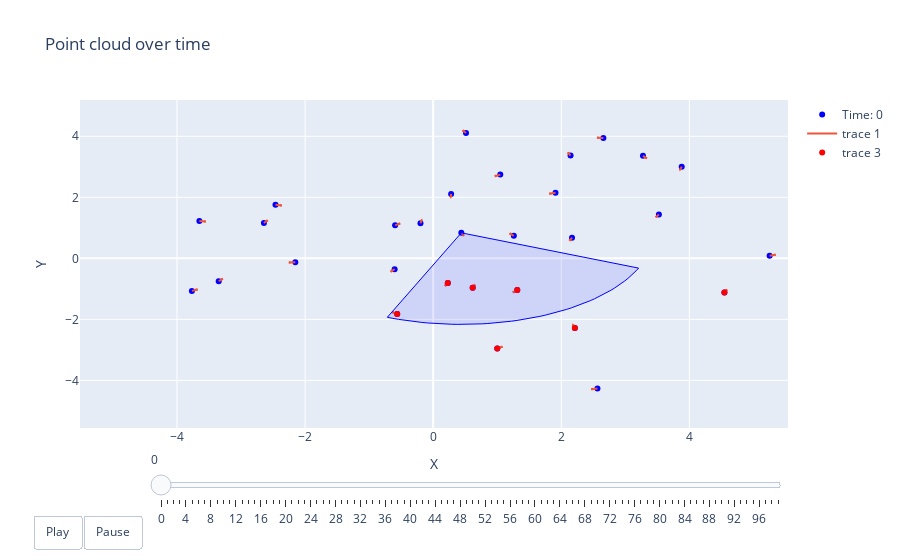

Notebook code cell kept with this figure:
### Code cell
time_range = range(ps.shape[0])  # Rango de tiempo a animar
ids = True  # Si quieres mostrar las IDs
robotVision = 0  # Indice del robot para mostrar el arco de visión
x_axis_range = [np.min(ps[:,:,0]), np.max(ps[:,:,0])]  # Reemplaza con los límites deseados
y_axis_range = [np.min(ps[:,:,1]), np.max(ps[:,:,1])]
# Crear la figura
fig = go.Figure()

# Añadir frames
frames = []
for time in time_range:
    instante = ps[time]
    x = instante[:, 0]
    y = instante[:, 1]
    angle = instante[:, 2]

    # Scatter plot para puntos
    scatter = go.Scatter(x=x, y=y, mode='markers', marker=dict(color='blue'), name=f"Time: {time}")

    # Quiver plot para vectores
    quiver = ff.create_quiver(x, y, np.cos(angle), np.sin(angle))

    # Anotaciones para las IDs de los puntos
    annotations = []
    vision_arc = None
    if robotVision is not None:
        vision_radius = 3
        field_of_view = np.pi / 2
        xrobot = x[robotVision]
        yrobot = y[robotVision]
        orientation = angle[robotVision]

        arc_points = [[xrobot, yrobot]]
        num_points = 50
        for i in range(num_points + 1):
            angulos = orientation + field_of_view / 2 - (i / num_points) * field_of_view
            arc_points.append([xrobot + vision_radius * np.cos(angulos), yrobot + vision_radius * np.sin(angulos)])
        arc_points.append([xrobot, yrobot])
        arc_points = np.array(arc_points)

        vision_arc = go.Scatter(x=arc_points[:, 0], y=arc_points[:, 1], mode='lines', line=dict(color='blue', width=1),
                                fill='toself', fillcolor='rgba(0,0,255,0.1)', showlegend=False)

    # Crear el frame y añadirlo a la lista de frames
    frame_data = [scatter] + list(quiver.data)
    if vision_arc:
        frame_data.append(vision_arc)
    robots=fu.calcula_robots_en_campo_vision(time,robotVision)
    scatter2 = go.Scatter(x=x[robots], y=y[robots], mode='markers', marker=dict(color='red'))
    frame_data.append(scatter2)
    frames.append(go.Frame(data=frame_data, name=str(time), layout=dict(annotations=annotations)))

# Configurar la animación
fig.update(frames=frames)

initial_frame = frames[0]
fig.add_traces(initial_frame.data)
fig.update_layout(
    title='Point cloud over time',
    xaxis_title='X',
    yaxis_title='Y',
    hovermode='closest',
    showlegend=True,
    xaxis=dict(range=x_axis_range),  # Establecer límites del eje x
    yaxis=dict(range=y_axis_range),  # Establecer límites del eje y
    updatemenus=[{
        "buttons": [
            {
                "args": [None, {"frame": {"duration": 1000, "redraw": True}, "fromcurrent": True}],
                "label": "Play",
                "method": "animate"
            },
            {
                "args": [[None], {"frame": {"duration": 0, "redraw": True}, "mode": "immediate", "transition": {"duration": 0}}],
                "label": "Pause",
                "method": "animate"
            }
        ],
        "direction": "left",
        "pad": {"r": 10, "t": 87},
        "showactive": False,
        "type": "buttons",
        "x": 0.1,
        "xanchor": "right",
        "y": 0,
        "yanchor": "top"
    }]
)

fig.update_layout(sliders=[{
    "steps": [
        {
            "args": [[f.name], {"frame": {"duration": 0, "redraw": True}, "mode": "immediate", "transition": {"duration": 0}}],
            "label": f.name,
            "method": "animate"
        } for f in frames
    ],
    "transition": {"duration": 0},
    "x": 0.1,
    "len": 0.9
}])

# Mostrar la figura
fig.show()

### Figure 1 — Plotly figure (JSON) as saved in the notebook; plotly's stock layout.template omitted (floating-point values rounded to 4 significant figures; data arrays with more than 128 entries replaced by an {"elided": "..."} marker saying what was removed)
{"data": [{"marker": {"color": "blue"}, "mode": "markers", "name": "Time: 0", "type": "scatter", "x": [0.4393, 1.048, 0.5128, 0.2799, -0.5946, 1.313, -0.5617, 2.565, 4.548, -2.153, 2.145, 0.2281, 0.6169, 3.881, -3.349, -3.651, -3.767, 2.658, 2.213, 3.276, 5.253, 1.91, -0.1985, 2.168, -2.462, 1.259, -2.643, 3.524, 1.001, -0.6019], "y": [0.8356, 2.745, 4.105, 2.111, 1.081, -1.041, -1.822, -4.265, -1.119, -0.1294, 3.371, -0.8073, -0.9639, 3.006, -0.7504, 1.222, -1.067, 3.942, -2.28, 3.359, 0.08684, 2.146, 1.15, 0.6761, 1.757, 0.7382, 1.16, 1.438, -2.953, -0.3543]}, {"mode": "lines", "type": "scatter", "x": {"elided": "210 float values"}, "y": {"elided": "210 float values"}}, {"fill": "toself", "fillcolor": "rgba(0,0,255,0.1)", "line": {"color": "blue", "width": 1}, "mode": "lines", "showlegend": false, "type": "scatter", "x": [0.4393, 3.208, 3.17, 3.13, 3.087, 3.041, 2.993, 2.942, 2.889, 2.833, 2.775, 2.715, 2.653, 2.588, 2.521, 2.452, 2.381, 2.309, 2.234, 2.158, 2.079, 2.0, 1.918, 1.836, 1.752, 1.666, 1.58, 1.492, 1.403, 1.313, 1.223, 1.132, 1.04, 0.9469, 0.8538, 0.7602, 0.6664, 0.5723, 0.4781, 0.3839, 0.2897, 0.1956, 0.1018, 0.008374, -0.08467, -0.1772, -0.2691, -0.3603, -0.4508, -0.5403, -0.6289, -0.7164, 0.4393], "y": [0.8356, -0.3201, -0.4065, -0.4917, -0.5755, -0.658, -0.739, -0.8184, -0.8962, -0.9723, -1.047, -1.119, -1.19, -1.258, -1.325, -1.389, -1.451, -1.511, -1.568, -1.624, -1.676, -1.727, -1.774, -1.82, -1.862, -1.902, -1.939, -1.974, -2.005, -2.034, -2.06, -2.083, -2.104, -2.121, -2.136, -2.147, -2.156, -2.161, -2.164, -2.164, -2.161, -2.154, -2.145, -2.133, -2.118, -2.1, -2.08, -2.056, -2.029, -2.0, -1.968, -1.933, 0.8356]}, {"marker": {"color": "red"}, "mode": "markers", "type": "scatter", "x": [1.313, -0.5617, 4.548, 0.2281, 0.6169, 2.213, 1.001], "y": [-1.041, -1.822, -1.119, -0.8073, -0.9639, -2.28, -2.953]}], "layout": {"hovermode": "closest", "showlegend": true, "sliders": [{"len": 0.9, "steps": [{"args": [["0"], {"frame": {"duration": 0, "redraw": true}, "mode": "immediate", "transition": {"duration": 0}}], "label": "0", "method": "animate"}, {"args": [["1"], {"frame": {"duration": 0, "redraw": true}, "mode": "immediate", "transition": {"duration": 0}}], "label": "1", "method": "animate"}, {"args": [["2"], {"frame": {"duration": 0, "redraw": true}, "mode": "immediate", "transition": {"duration": 0}}], "label": "2", "method": "animate"}, {"args": [["3"], {"frame": {"duration": 0, "redraw": true}, "mode": "immediate", "transition": {"duration": 0}}], "label": "3", "method": "animate"}, {"args": [["4"], {"frame": {"duration": 0, "redraw": true}, "mode": "immediate", "transition": {"duration": 0}}], "label": "4", "method": "animate"}, {"args": [["5"], {"frame": {"duration": 0, "redraw": true}, "mode": "immediate", "transition": {"duration": 0}}], "label": "5", "method": "animate"}, {"args": [["6"], {"frame": {"duration": 0, "redraw": true}, "mode": "immediate", "transition": {"duration": 0}}], "label": "6", "method": "animate"}, {"args": [["7"], {"frame": {"duration": 0, "redraw": true}, "mode": "immediate", "transition": {"duration": 0}}], "label": "7", "method": "animate"}, {"args": [["8"], {"frame": {"duration": 0, "redraw": true}, "mode": "immediate", "transition": {"duration": 0}}], "label": "8", "method": "animate"}, {"args": [["9"], {"frame": {"duration": 0, "redraw": true}, "mode": "immediate", "transition": {"duration": 0}}], "label": "9", "method": "animate"}, {"args": [["10"], {"frame": {"duration": 0, "redraw": true}, "mode": "immediate", "transition": {"duration": 0}}], "label": "10", "method": "animate"}, {"args": [["11"], {"frame": {"duration": 0, "redraw": true}, "mode": "immediate", "transition": {"duration": 0}}], "label": "11", "method": "animate"}, {"args": [["12"], {"frame": {"duration": 0, "redraw": true}, "mode": "immediate", "transition": {"duration": 0}}], "label": "12", "method": "animate"}, {"args": [["13"], {"frame": {"duration": 0, "redraw": true}, "mode": "immediate", "transition": {"duration": 0}}], "label": "13", "method": "animate"}, {"args": [["14"], {"frame": {"duration": 0, "redraw": true}, "mode": "immediate", "transition": {"duration": 0}}], "label": "14", "method": "animate"}, {"args": [["15"], {"frame": {"duration": 0, "redraw": true}, "mode": "immediate", "transition": {"duration": 0}}], "label": "15", "method": "animate"}, {"args": [["16"], {"frame": {"duration": 0, "redraw": true}, "mode": "immediate", "transition": {"duration": 0}}], "label": "16", "method": "animate"}, {"args": [["17"], {"frame": {"duration": 0, "redraw": true}, "mode": "immediate", "transition": {"duration": 0}}], "label": "17", "method": "animate"}, {"args": [["18"], {"frame": {"duration": 0, "redraw": true}, "mode": "immediate", "transition": {"duration": 0}}], "label": "18", "method": "animate"}, {"args": [["19"], {"frame": {"duration": 0, "redraw": true}, "mode": "immediate", "transition": {"duration": 0}}], "label": "19", "method": "animate"}, {"args": [["20"], {"frame": {"duration": 0, "redraw": true}, "mode": "immediate", "transition": {"duration": 0}}], "label": "20", "method": "animate"}, {"args": [["21"], {"frame": {"duration": 0, "redraw": true}, "mode": "immediate", "transition": {"duration": 0}}], "label": "21", "method": "animate"}, {"args": [["22"], {"frame": {"duration": 0, "redraw": true}, "mode": "immediate", "transition": {"duration": 0}}], "label": "22", "method": "animate"}, {"args": [["23"], {"frame": {"duration": 0, "redraw": true}, "mode": "immediate", "transition": {"duration": 0}}], "label": "23", "method": "animate"}, {"args": [["24"], {"frame": {"duration": 0, "redraw": true}, "mode": "immediate", "transition": {"duration": 0}}], "label": "24", "method": "animate"}, {"args": [["25"], {"frame": {"duration": 0, "redraw": true}, "mode": "immediate", "transition": {"duration": 0}}], "label": "25", "method": "animate"}, {"args": [["26"], {"frame": {"duration": 0, "redraw": true}, "mode": "immediate", "transition": {"duration": 0}}], "label": "26", "method": "animate"}, {"args": [["27"], {"frame": {"duration": 0, "redraw": true}, "mode": "immediate", "transition": {"duration": 0}}], "label": "27", "method": "animate"}, {"args": [["28"], {"frame": {"duration": 0, "redraw": true}, "mode": "immediate", "transition": {"duration": 0}}], "label": "28", "method": "animate"}, {"args": [["29"], {"frame": {"duration": 0, "redraw": true}, "mode": "immediate", "transition": {"duration": 0}}], "label": "29", "method": "animate"}, {"args": [["30"], {"frame": {"duration": 0, "redraw": true}, "mode": "immediate", "transition": {"duration": 0}}], "label": "30", "method": "animate"}, {"args": [["31"], {"frame": {"duration": 0, "redraw": true}, "mode": "immediate", "transition": {"duration": 0}}], "label": "31", "method": "animate"}, {"args": [["32"], {"frame": {"duration": 0, "redraw": true}, "mode": "immediate", "transition": {"duration": 0}}], "label": "32", "method": "animate"}, {"args": [["33"], {"frame": {"duration": 0, "redraw": true}, "mode": "immediate", "transition": {"duration": 0}}], "label": "33", "method": "animate"}, {"args": [["34"], {"frame": {"duration": 0, "redraw": true}, "mode": "immediate", "transition": {"duration": 0}}], "label": "34", "method": "animate"}, {"args": [["35"], {"frame": {"duration": 0, "redraw": true}, "mode": "immediate", "transition": {"duration": 0}}], "label": "35", "method": "animate"}, {"args": [["36"], {"frame": {"duration": 0, "redraw": true}, "mode": "immediate", "transition": {"duration": 0}}], "label": "36", "method": "animate"}, {"args": [["37"], {"frame": {"duration": 0, "redraw": true}, "mode": "immediate", "transition": {"duration": 0}}], "label": "37", "method": "animate"}, {"args": [["38"], {"frame": {"duration": 0, "redraw": true}, "mode": "immediate", "transition": {"duration": 0}}], "label": "38", "method": "animate"}, {"args": [["39"], {"frame": {"duration": 0, "redraw": true}, "mode": "immediate", "transition": {"duration": 0}}], "label": "39", "method": "animate"}, {"args": [["40"], {"frame": {"duration": 0, "redraw": true}, "mode": "immediate", "transition": {"duration": 0}}], "label": "40", "method": "animate"}, {"args": [["41"], {"frame": {"duration": 0, "redraw": true}, "mode": "immediate", "transition": {"duration": 0}}], "label": "41", "method": "animate"}, {"args": [["42"], {"frame": {"duration": 0, "redraw": true}, "mode": "immediate", "transition": {"duration": 0}}], "label": "42", "method": "animate"}, {"args": [["43"], {"frame": {"duration": 0, "redraw": true}, "mode": "immediate", "transition": {"duration": 0}}], "label": "43", "method": "animate"}, {"args": [["44"], {"frame": {"duration": 0, "redraw": true}, "mode": "immediate", "transition": {"duration": 0}}], "label": "44", "method": "animate"}, {"args": [["45"], {"frame": {"duration": 0, "redraw": true}, "mode": "immediate", "transition": {"duration": 0}}], "label": "45", "method": "animate"}, {"args": [["46"], {"frame": {"duration": 0, "redraw": true}, "mode": "immediate", "transition": {"duration": 0}}], "label": "46", "method": "animate"}, {"args": [["47"], {"frame": {"duration": 0, "redraw": true}, "mode": "immediate", "transition": {"duration": 0}}], "label": "47", "method": "animate"}, {"args": [["48"], {"frame": {"duration": 0, "redraw": true}, "mode": "immediate", "transition": {"duration": 0}}], "label": "48", "method": "animate"}, {"args": [["49"], {"frame": {"duration": 0, "redraw": true}, "mode": "immediate", "transition": {"duration": 0}}], "label": "49", "method": "animate"}, {"args": [["50"], {"frame": {"duration": 0, "redraw": true}, "mode": "immediate", "transition": {"duration": 0}}], "label": "50", "method": "animate"}, {"args": [["51"], {"frame": {"duration": 0, "redraw": true}, "mode": "immediate", "transition": {"duration": 0}}], "label": "51", "method": "animate"}, {"args": [["52"], {"frame": {"duration": 0, "redraw": true}, "mode": "immediate", "transition": {"duration": 0}}], "label": "52", "method": "animate"}, {"args": [["53"], {"frame": {"duration": 0, "redraw": true}, "mode": "immediate", "transition": {"duration": 0}}], "label": "53", "method": "animate"}, {"args": [["54"], {"frame": {"duration": 0, "redraw": true}, "mode": "immediate", "transition": {"duration": 0}}], "label": "54", "method": "animate"}, {"args": [["55"], {"frame": {"duration": 0, "redraw": true}, "mode": "immediate", "transition": {"duration": 0}}], "label": "55", "method": "animate"}, {"args": [["56"], {"frame": {"duration": 0, "redraw": true}, "mode": "immediate", "transition": {"duration": 0}}], "label": "56", "method": "animate"}, {"args": [["57"], {"frame": {"duration": 0, "redraw": true}, "mode": "immediate", "transition": {"duration": 0}}], "label": "57", "method": "animate"}, {"args": [["58"], {"frame": {"duration": 0, "redraw": true}, "mode": "immediate", "transition": {"duration": 0}}], "label": "58", "method": "animate"}, {"args": [["59"], {"frame": {"duration": 0, "redraw": true}, "mode": "immediate", "transition": {"duration": 0}}], "label": "59", "method": "animate"}, {"args": [["60"], {"frame": {"duration": 0, "redraw": true}, "mode": "immediate", "transition": {"duration": 0}}], "label": "60", "method": "animate"}, {"args": [["61"], {"frame": {"duration": 0, "redraw": true}, "mode": "immediate", "transition": {"duration": 0}}], "label": "61", "method": "animate"}, {"args": [["62"], {"frame": {"duration": 0, "redraw": true}, "mode": "immediate", "transition": {"duration": 0}}], "label": "62", "method": "animate"}, {"args": [["63"], {"frame": {"duration": 0, "redraw": true}, "mode": "immediate", "transition": {"duration": 0}}], "label": "63", "method": "animate"}, {"args": [["64"], {"frame": {"duration": 0, "redraw": true}, "mode": "immediate", "transition": {"duration": 0}}], "label": "64", "method": "animate"}, {"args": [["65"], {"frame": {"duration": 0, "redraw": true}, "mode": "immediate", "transition": {"duration": 0}}], "label": "65", "method": "animate"}, {"args": [["66"], {"frame": {"duration": 0, "redraw": true}, "mode": "immediate", "transition": {"duration": 0}}], "label": "66", "method": "animate"}, {"args": [["67"], {"frame": {"duration": 0, "redraw": true}, "mode": "immediate", "transition": {"duration": 0}}], "label": "67", "method": "animate"}, {"args": [["68"], {"frame": {"duration": 0, "redraw": true}, "mode": "immediate", "transition": {"duration": 0}}], "label": "68", "method": "animate"}, {"args": [["69"], {"frame": {"duration": 0, "redraw": true}, "mode": "immediate", "transition": {"duration": 0}}], "label": "69", "method": "animate"}, {"args": [["70"], {"frame": {"duration": 0, "redraw": true}, "mode": "immediate", "transition": {"duration": 0}}], "label": "70", "method": "animate"}, {"args": [["71"], {"frame": {"duration": 0, "redraw": true}, "mode": "immediate", "transition": {"duration": 0}}], "label": "71", "method": "animate"}, {"args": [["72"], {"frame": {"duration": 0, "redraw": true}, "mode": "immediate", "transition": {"duration": 0}}], "label": "72", "method": "animate"}, {"args": [["73"], {"frame": {"duration": 0, "redraw": true}, "mode": "immediate", "transition": {"duration": 0}}], "label": "73", "method": "animate"}, {"args": [["74"], {"frame": {"duration": 0, "redraw": true}, "mode": "immediate", "transition": {"duration": 0}}], "label": "74", "method": "animate"}, {"args": [["75"], {"frame": {"duration": 0, "redraw": true}, "mode": "immediate", "transition": {"duration": 0}}], "label": "75", "method": "animate"}, {"args": [["76"], {"frame": {"duration": 0, "redraw": true}, "mode": "immediate", "transition": {"duration": 0}}], "label": "76", "method": "animate"}, {"args": [["77"], {"frame": {"duration": 0, "redraw": true}, "mode": "immediate", "transition": {"duration": 0}}], "label": "77", "method": "animate"}, {"args": [["78"], {"frame": {"duration": 0, "redraw": true}, "mode": "immediate", "transition": {"duration": 0}}], "label": "78", "method": "animate"}, {"args": [["79"], {"frame": {"duration": 0, "redraw": true}, "mode": "immediate", "transition": {"duration": 0}}], "label": "79", "method": "animate"}, {"args": [["80"], {"frame": {"duration": 0, "redraw": true}, "mode": "immediate", "transition": {"duration": 0}}], "label": "80", "method": "animate"}, {"args": [["81"], {"frame": {"duration": 0, "redraw": true}, "mode": "immediate", "transition": {"duration": 0}}], "label": "81", "method": "animate"}, {"args": [["82"], {"frame": {"duration": 0, "redraw": true}, "mode": "immediate", "transition": {"duration": 0}}], "label": "82", "method": "animate"}, {"args": [["83"], {"frame": {"duration": 0, "redraw": true}, "mode": "immediate", "transition": {"duration": 0}}], "label": "83", "method": "animate"}, {"args": [["84"], {"frame": {"duration": 0, "redraw": true}, "mode": "immediate", "transition": {"duration": 0}}], "label": "84", "method": "animate"}, {"args": [["85"], {"frame": {"duration": 0, "redraw": true}, "mode": "immediate", "transition": {"duration": 0}}], "label": "85", "method": "animate"}, {"args": [["86"], {"frame": {"duration": 0, "redraw": true}, "mode": "immediate", "transition": {"duration": 0}}], "label": "86", "method": "animate"}, {"args": [["87"], {"frame": {"duration": 0, "redraw": true}, "mode": "immediate", "transition": {"duration": 0}}], "label": "87", "method": "animate"}, {"args": [["88"], {"frame": {"duration": 0, "redraw": true}, "mode": "immediate", "transition": {"duration": 0}}], "label": "88", "method": "animate"}, {"args": [["89"], {"frame": {"duration": 0, "redraw": true}, "mode": "immediate", "transition": {"duration": 0}}], "label": "89", "method": "animate"}, {"args": [["90"], {"frame": {"duration": 0, "redraw": true}, "mode": "immediate", "transition": {"duration": 0}}], "label": "90", "method": "animate"}, {"args": [["91"], {"frame": {"duration": 0, "redraw": true}, "mode": "immediate", "transition": {"duration": 0}}], "label": "91", "method": "animate"}, {"args": [["92"], {"frame": {"duration": 0, "redraw": true}, "mode": "immediate", "transition": {"duration": 0}}], "label": "92", "method": "animate"}, {"args": [["93"], {"frame": {"duration": 0, "redraw": true}, "mode": "immediate", "transition": {"duration": 0}}], "label": "93", "method": "animate"}, {"args": [["94"], {"frame": {"duration": 0, "redraw": true}, "mode": "immediate", "transition": {"duration": 0}}], "label": "94", "method": "animate"}, {"args": [["95"], {"frame": {"duration": 0, "redraw": true}, "mode": "immediate", "transition": {"duration": 0}}], "label": "95", "method": "animate"}, {"args": [["96"], {"frame": {"duration": 0, "redraw": true}, "mode": "immediate", "transition": {"duration": 0}}], "label": "96", "method": "animate"}, {"args": [["97"], {"frame": {"duration": 0, "redraw": true}, "mode": "immediate", "transition": {"duration": 0}}], "label": "97", "method": "animate"}, {"args": [["98"], {"frame": {"duration": 0, "redraw": true}, "mode": "immediate", "transition": {"duration": 0}}], "label": "98", "method": "animate"}, {"args": [["99"], {"frame": {"duration": 0, "redraw": true}, "mode": "immediate", "transition": {"duration": 0}}], "label": "99", "method": "animate"}], "transition": {"duration": 0}, "x": 0.1}], "title": {"text": "Point cloud over time"}, "updatemenus": [{"buttons": [{"args": [null, {"frame": {"duration": 500, "redraw": true}, "fromcurrent": true}], "label": "Play", "method": "animate"}, {"args": [[null], {"frame": {"duration": 0, "redraw": true}, "mode": "immediate", "transition": {"duration": 0}}], "label": "Pause", "method": "animate"}], "direction": "left", "pad": {"r": 10, "t": 87}, "showactive": false, "type": "buttons", "x": 0.1, "xanchor": "right", "y": 0, "yanchor": "top"}], "xaxis": {"range": [-5.515, 5.54], "title": {"text": "X"}}, "yaxis": {"range": [-5.561, 5.189], "title": {"text": "Y"}}}}
